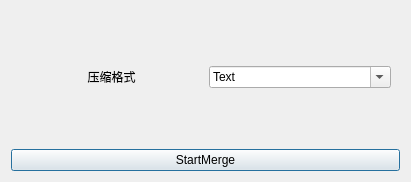
<?xml version="1.0" encoding="UTF-8"?>
<ui version="4.0">
 <class>MergeDialog</class>
 <widget class="QDialog" name="MergeDialog">
  <property name="geometry">
   <rect>
    <x>0</x>
    <y>0</y>
    <width>411</width>
    <height>182</height>
   </rect>
  </property>
  <property name="windowTitle">
   <string>Dialog</string>
  </property>
  <layout class="QVBoxLayout" name="verticalLayout">
   <item>
    <widget class="QWidget" name="widget_6" native="true">
     <layout class="QHBoxLayout" name="horizontalLayout_3" stretch="5,5">
      <item>
       <widget class="QLabel" name="label_10">
        <property name="text">
         <string>压缩格式</string>
        </property>
        <property name="alignment">
         <set>Qt::AlignCenter</set>
        </property>
       </widget>
      </item>
      <item>
       <widget class="QComboBox" name="archive_input">
        <property name="cursor">
         <cursorShape>ArrowCursor</cursorShape>
        </property>
        <property name="focusPolicy">
         <enum>Qt::ClickFocus</enum>
        </property>
        <property name="contextMenuPolicy">
         <enum>Qt::ActionsContextMenu</enum>
        </property>
        <property name="editable">
         <bool>true</bool>
        </property>
        <item>
         <property name="text">
          <string>Text</string>
         </property>
        </item>
        <item>
         <property name="text">
          <string>Binary</string>
         </property>
        </item>
        <item>
         <property name="text">
          <string>CompressedBinary</string>
         </property>
        </item>
       </widget>
      </item>
     </layout>
    </widget>
   </item>
   <item>
    <widget class="QPushButton" name="StartBtn">
     <property name="text">
      <string>StartMerge</string>
     </property>
    </widget>
   </item>
  </layout>
 </widget>
 <resources/>
 <connections/>
</ui>
